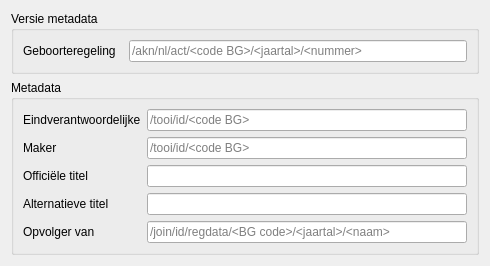
     <widget class="QWidget" name="tabGIO">
      <attribute name="title">
       <string>GIO</string>
      </attribute>
      <layout class="QGridLayout" name="gridLayout_5">
       <item row="0" column="0">
        <widget class="QGroupBox" name="VersieMetadata">
         <property name="title">
          <string>Versie metadata</string>
         </property>
         <layout class="QFormLayout" name="formLayout_12">
          <item row="0" column="0">
           <widget class="QLabel" name="lbl_geboorteregeling">
            <property name="minimumSize">
             <size>
              <width>100</width>
              <height>0</height>
             </size>
            </property>
            <property name="toolTip">
             <string>geboorteregeling</string>
            </property>
            <property name="text">
             <string>Geboorteregeling</string>
            </property>
           </widget>
          </item>
          <item row="0" column="1">
           <widget class="QLineEdit" name="Geboorteregeling">
            <property name="minimumSize">
             <size>
              <width>320</width>
              <height>0</height>
             </size>
            </property>
            <property name="toolTip">
             <string>&lt;html&gt;&lt;head/&gt;&lt;body&gt;&lt;p&gt;/akn/nl/act/&amp;lt;code BG&amp;gt;/&amp;lt;jaartal&amp;gt;/&amp;lt;nummer&amp;gt;&lt;/p&gt;&lt;/body&gt;&lt;/html&gt;</string>
            </property>
            <property name="inputMask">
             <string/>
            </property>
            <property name="text">
             <string/>
            </property>
            <property name="maxLength">
             <number>32767</number>
            </property>
            <property name="frame">
             <bool>true</bool>
            </property>
            <property name="placeholderText">
             <string>/akn/nl/act/&lt;code BG&gt;/&lt;jaartal&gt;/&lt;nummer&gt;</string>
            </property>
           </widget>
          </item>
         </layout>
        </widget>
       </item>
       <item row="1" column="0">
        <widget class="QGroupBox" name="Metadata">
         <property name="title">
          <string>Metadata</string>
         </property>
         <layout class="QFormLayout" name="formLayout_11">
          <item row="0" column="0">
           <widget class="QLabel" name="lbl_eindverantwoordelijke">
            <property name="minimumSize">
             <size>
              <width>100</width>
              <height>0</height>
             </size>
            </property>
            <property name="toolTip">
             <string>eindverantwoordelijke</string>
            </property>
            <property name="text">
             <string>Eindverantwoordelijke</string>
            </property>
           </widget>
          </item>
          <item row="0" column="1">
           <widget class="QLineEdit" name="Eindverantwoordelijke">
            <property name="minimumSize">
             <size>
              <width>320</width>
              <height>0</height>
             </size>
            </property>
            <property name="inputMask">
             <string/>
            </property>
            <property name="text">
             <string/>
            </property>
            <property name="maxLength">
             <number>32767</number>
            </property>
            <property name="frame">
             <bool>true</bool>
            </property>
            <property name="placeholderText">
             <string>/tooi/id/&lt;code BG&gt;</string>
            </property>
           </widget>
          </item>
          <item row="1" column="0">
           <widget class="QLabel" name="lbl_maker">
            <property name="minimumSize">
             <size>
              <width>100</width>
              <height>0</height>
             </size>
            </property>
            <property name="toolTip">
             <string>maker</string>
            </property>
            <property name="text">
             <string>Maker</string>
            </property>
           </widget>
          </item>
          <item row="1" column="1">
           <widget class="QLineEdit" name="Maker">
            <property name="minimumSize">
             <size>
              <width>320</width>
              <height>0</height>
             </size>
            </property>
            <property name="inputMask">
             <string/>
            </property>
            <property name="text">
             <string/>
            </property>
            <property name="maxLength">
             <number>32767</number>
            </property>
            <property name="frame">
             <bool>true</bool>
            </property>
            <property name="placeholderText">
             <string>/tooi/id/&lt;code BG&gt;</string>
            </property>
           </widget>
          </item>
          <item row="2" column="0">
           <widget class="QLabel" name="lbl_officieleTitel">
            <property name="toolTip">
             <string>officieleTitel</string>
            </property>
            <property name="text">
             <string>Officiële titel</string>
            </property>
           </widget>
          </item>
          <item row="2" column="1">
           <widget class="QLineEdit" name="OfficieleTitel">
            <property name="toolTip">
             <string>De officiële titel is gelijk aan de door de BG toegekende &quot;JOIN&quot;-identificatie van het Work</string>
            </property>
            <property name="readOnly">
             <bool>true</bool>
            </property>
           </widget>
          </item>
          <item row="3" column="0">
           <widget class="QLabel" name="lbl_alt_titel">
            <property name="minimumSize">
             <size>
              <width>100</width>
              <height>0</height>
             </size>
            </property>
            <property name="toolTip">
             <string>alternatieveTitel</string>
            </property>
            <property name="text">
             <string>Alternatieve titel</string>
            </property>
           </widget>
          </item>
          <item row="3" column="1">
           <widget class="QLineEdit" name="Alt_titel">
            <property name="minimumSize">
             <size>
              <width>320</width>
              <height>0</height>
             </size>
            </property>
            <property name="inputMask">
             <string/>
            </property>
            <property name="maxLength">
             <number>32767</number>
            </property>
            <property name="frame">
             <bool>true</bool>
            </property>
           </widget>
          </item>
          <item row="4" column="0">
           <widget class="QLabel" name="lbl_opvolgerVan">
            <property name="minimumSize">
             <size>
              <width>100</width>
              <height>0</height>
             </size>
            </property>
            <property name="toolTip">
             <string>opvolgerVan</string>
            </property>
            <property name="text">
             <string>Opvolger van</string>
            </property>
           </widget>
          </item>
          <item row="4" column="1">
           <widget class="QLineEdit" name="OpvolgerVan">
            <property name="minimumSize">
             <size>
              <width>320</width>
              <height>0</height>
             </size>
            </property>
            <property name="inputMask">
             <string/>
            </property>
            <property name="text">
             <string/>
            </property>
            <property name="maxLength">
             <number>32767</number>
            </property>
            <property name="frame">
             <bool>true</bool>
            </property>
            <property name="placeholderText">
             <string>/join/id/regdata/&lt;BG code&gt;/&lt;jaartal&gt;/&lt;naam&gt;</string>
            </property>
           </widget>
          </item>
         </layout>
        </widget>
       </item>
      </layout>
     </widget>
